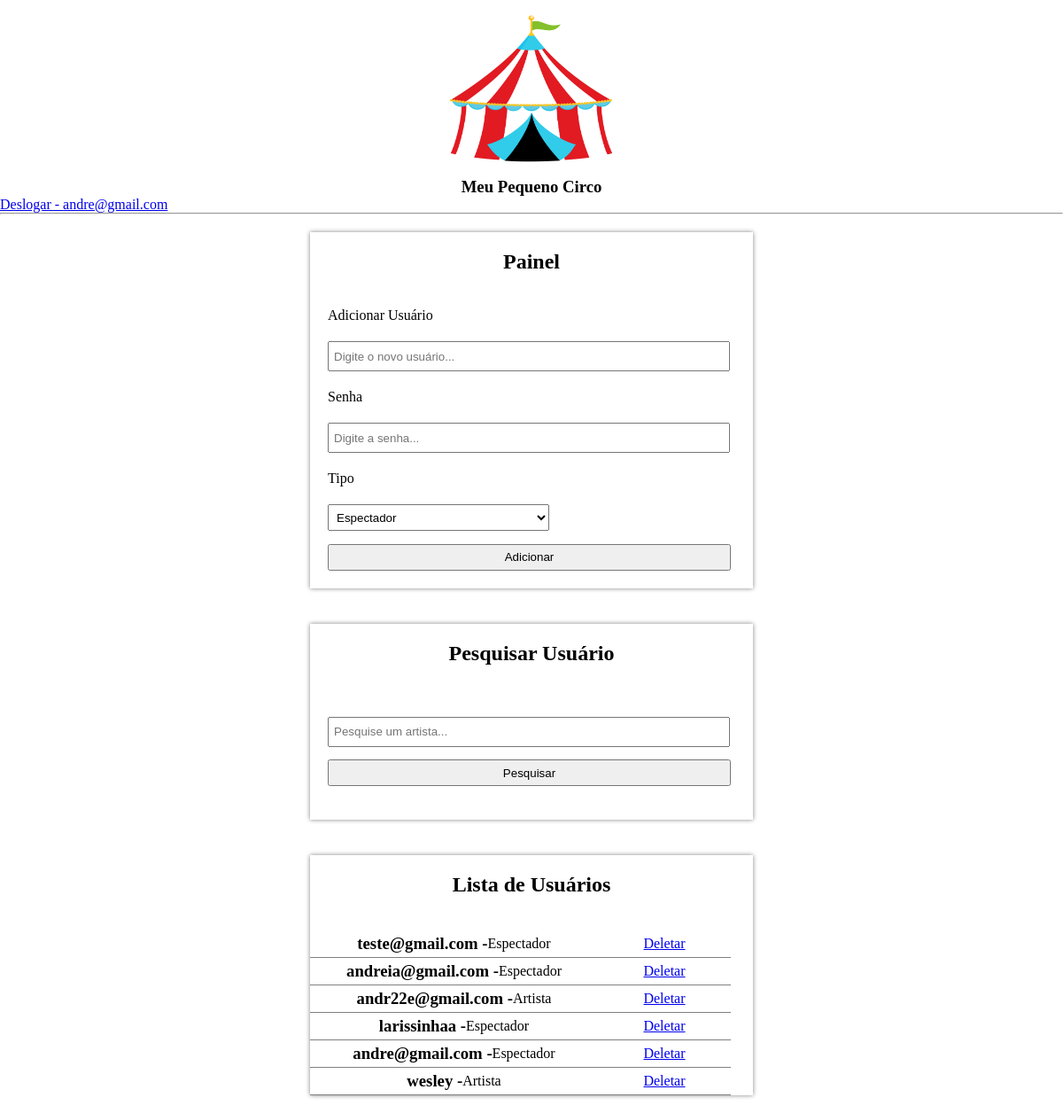
/pages/artista/painel_results.php (signed in), run on the app's committed database.
### tables this page shows
CREATE TABLE `users` (
  `id` int(11) NOT NULL,
  `user` varchar(100) NOT NULL,
  `password` varchar(32) NOT NULL,
  `type` int(11) NOT NULL DEFAULT 1
);

CREATE TABLE `users_type` (
  `id` int(11) NOT NULL,
  `type` varchar(100) NOT NULL
);

### pages/artista/painel_results.php (the view, shortened to what this page needs)
<?php
include('../../php/model.php');
$pesquisa = $_GET['search'];
?>
<!DOCTYPE html>
<html lang="pt-br">
<head>
    <link rel="stylesheet" href="../../css/style.css">
</head>
<body>
    <div class="container">
        <img src="../../img/circo.png" width="200px" height="200px" alt="">
    </div>
    <h3 style="text-align: center;">Meu Pequeno Circo</h3>
    <a href="../../php/logout.php">Deslogar - <?= $_SESSION['nome'] ?></a>
    <hr>
    <form method="POST">
        <div class="container">
            <div class="field_user">
                <h2 style="margin: 20px;text-align:center;">Painel</h2>
                <br>
                <label for="">Adicionar Usuário</label><br>
                <input class="input" type="text" name="user" placeholder="Digite o novo usuário..."><br>
                <label for="">Senha</label><br>
                <input class="input" type="password" name="pass" placeholder="Digite a senha..."><br>
                <label for="">Tipo</label><br>
                <select style="height:30px;width:50%;" name="type" class="input" id="">
                    <?php
                    $typ = mysqli_query($conexao, "SELECT * FROM users_type");
                    while($vt = mysqli_fetch_array($typ)) {
                        echo '<option value="'.$vt['id'].'">'.ucfirst($vt['type']).'</option>';
                    }
                    ?>
                </select>
                <input type="submit" name="novoUser" style="margin-top: -10px;height:30px;width:91%;" class="input" value="Adicionar"><br>
            </div>
        </div>
        </form>
        <form action="painel_results.php" method="get">
        <div class="container">
            <div class="field_user">
                <h2 style="margin: 20px;text-align:center;">Pesquisar Usuário</h2>
                <br>
                <input type="text" class="input" name="search" placeholder="Pesquise um artista..."><br>
                <input type="submit" style="margin-top: -10px;height:30px;width:91%;" class="input" value="Pesquisar"><br>
                <br>
            </div>
        </div>
        </form>
        <div class="container">
            <div class="field_user">
                <h2 style="margin: 20px;text-align:center;">Lista de Usuários</h2>
                <br>
                <?php
                $sql = mysqli_query($conexao, "SELECT * FROM users WHERE user LIKE '%$pesquisa%' ORDER BY id DESC");
                while ($v = mysqli_fetch_array($sql)) {
                    $idType = $v['type'];
                    $type = mysqli_fetch_array(mysqli_query($conexao, "SELECT * FROM users_type WHERE id = '$idType'"));
                    echo '<div class="user_list">
                            <div class="user" id="user-nome">
                                <h3>'.$v['user'].' - </h3> <p> '.$type['type'].'</p>
                            </div>
                            <div class="user" id="user-del">
                                <a href="../../php/deleteUser.php?id='.$v['id'].'">Deletar</a>
                            </div>
                        </div>';
                }
                ?>
            </div>
        </div>
</body>
</html>

### css/style.css (style rules this page uses)
* { padding: 0; margin: 0; }
.container { width: 100%; display: flex; align-items: center; justify-content: center; }
.field_user { width: 500px; box-shadow: 0 0 5px grey; margin: 20px; }
label { margin-left: 20px; }
.input { width: 88%; height: 20px; padding: 5px; margin: 20px; }
.user_list { width: 100%; margin: auto; }
.user { float: left; display: flex; align-items: center; justify-content: center; border-bottom: 1px solid grey; }
#user-nome { width: 65%; height: 30px; }
#user-del { width: 30%; height: 30px; }

### data on the page
users: user "teste@gmail.com", type.type "Espectador"
users: user "andreia@gmail.com", type.type "Espectador"
users: user "andr22e@gmail.com", type.type "Artista"
users: user "larissinhaa", type.type "Espectador"
users: user "andre@gmail.com", type.type "Espectador"
users: user "wesley", type.type "Artista"

### other printed values
$_SESSION['nome'] "andre@gmail.com"
form field type "Espectador"
